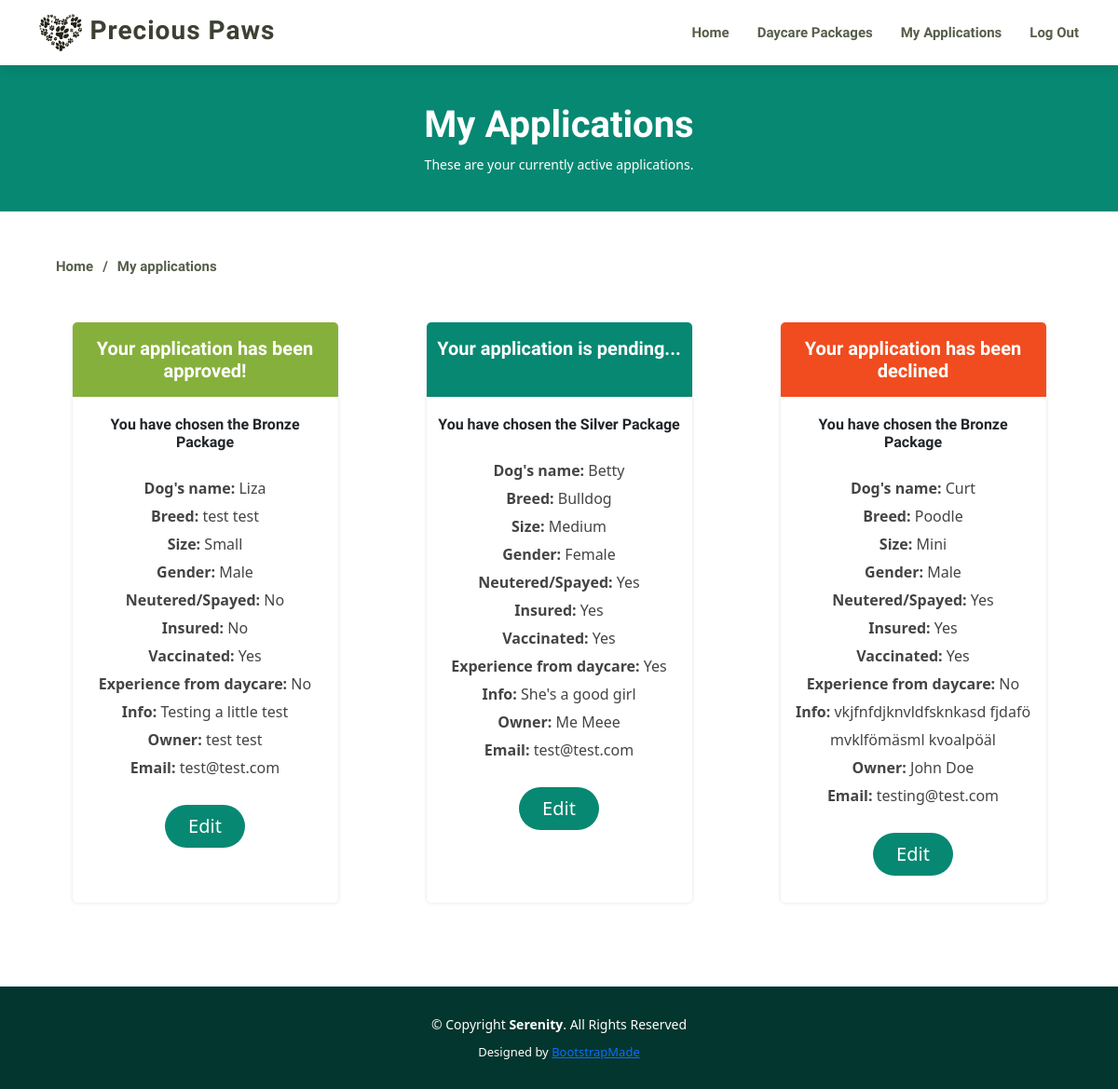
The app's page /my_applications/ (signed in), older data.
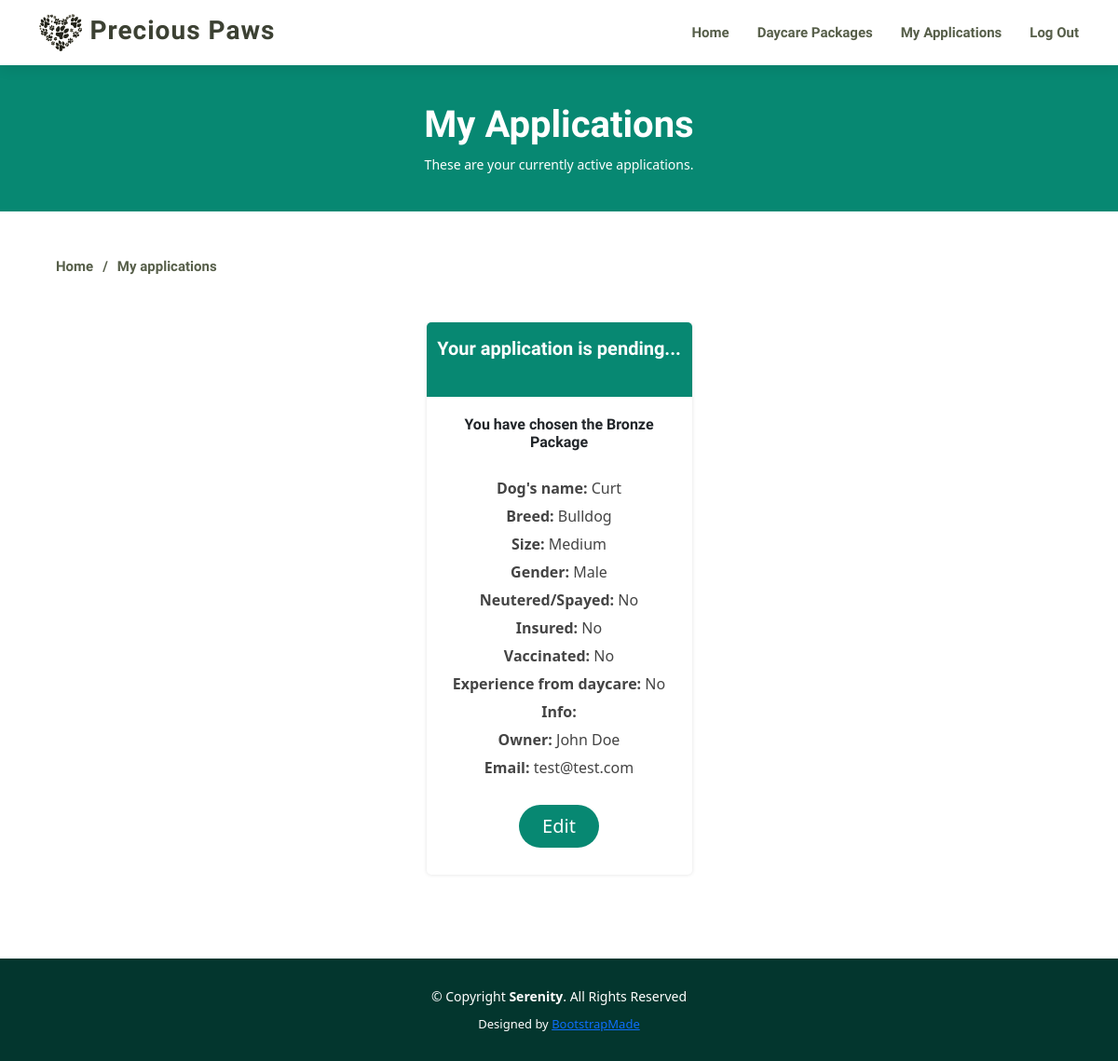
The same page, newer data.
### daycare/models.py (models this page shows, shortened)
class Application(models.Model):
    PACKAGE = [
        (None, 'Pick a choice'),
        ('Iron', 'Iron Package'),
        ('Bronze', 'Bronze Package'),
        ('Silver', 'Silver Package'),
        ('Gold', 'Gold Package')
    ]
    STATUS = [
        (0, 'Pending'),
        (1, 'Approved'),
        (3, 'Rejected')
    ]
    WEIGHT_CHOICES = [
        (None, 'Pick a choice'),
        ('Mini', 'Mini (< 2 kg)'),
        ('Small', 'Small (2-8 kg)'),
        ('Medium', 'Medium (8-15 kg)'),
        ('Large', 'Large (> 15 kg)')
    ]
    HEIGHT_CHOICES = [
        (None, 'Pick a choice'),
        ('Mini', 'Mini (< 25 cm)'),
        ('Small', 'Small (25-36 cm)'),
        ('Medium', 'Medium (36-45 cm)'),
        ('Large', 'Large (> 45 cm)')
    ]
    GENDER_CHOICES = [
        (None, 'Pick a choice'),
        ('Male', 'Male'),
        ('Female', 'Female')
    ]
    dog_name = models.CharField(max_length=200, blank=False)
    author = models.CharField(max_length=80)
    created_on = models.DateTimeField(auto_now_add=True)
    status = models.IntegerField(choices=STATUS, default=0)
    package = models.CharField(
        max_length=10,
        choices=PACKAGE,
        default=None
        )
    breed = models.CharField(max_length=200, blank=False, default='')
    weight = models.CharField(
        max_length=10,
        choices=WEIGHT_CHOICES,
        default=None
        )
    height = models.CharField(
        max_length=10,
        choices=HEIGHT_CHOICES,
        default=None
        )
    gender = models.CharField(
        max_length=10,
        choices=GENDER_CHOICES,
        default=None
        )
    neutered = models.BooleanField(default=False)
    insured = models.BooleanField(default=False)
    vaccinated = models.BooleanField(default=False)
    experience = models.BooleanField(default=False)
    info = models.TextField(blank=True)
    owner_first_name = models.CharField(max_length=200, blank=False)
    owner_last_name = models.CharField(max_length=200, blank=False)
    email = models.EmailField(blank=False)
    class Meta:
        ordering = ['created_on']

### daycare/views.py (the view)
# urls.py: path('my_applications/', views.MyApplications.as_view(), name='my_applications'),
class MyApplications(generic.ListView):
    def get(self, request, *args, **kwargs):
        apps = Application.objects.filter(author=request.user.username)
        return render(
            request,
            'view_application.html',
            {'apps': (apps)}
        )

### templates/view_application.html
{% extends "base.html" %}
{% block content %}
<main id="main">
    <section id="breadcrumbs" class="breadcrumbs">
        <div class="breadcrumb-hero">
            <div class="container">
                <div class="breadcrumb-hero">
                    <h1><strong>My Applications</strong></h1>
                    <p>These are your currently active applications.</p>
                </div>
            </div>
        </div>
        <div class="container navbar">
            <ol>
                <li><a href="{% url 'home' %}">Home</a></li>
                <li class="crumb">My applications</li>
            </ol>
        </div>
    </section>
    <section>
        <div class="container">
            <div class="row">
                {% if user.is_authenticated %}
                {% for app in apps %}
                <div class="col-lg-3 col-md-6 container-sm text-center status-box">
                    {% if app.status == 0 %}
                    <div>
                        <h4 class="p-3 pending">Your application is pending...</h4>
                    </div>
                    {% endif %}
                    {% if app.status == 1 %}
                    <div>
                        <h4 class="p-3 approved">Your application has been approved!</h4>
                    </div>
                    {% endif %}
                    {% if app.status == 3 %}
                    <div>
                        <h4 class="p-3 declined">Your application has been declined</h4>
                    </div>
                    {% endif %}
                    <h6><strong>You have chosen the {{ app.package }} Package</strong></h6>
                    <ul class="app_list">
                        <li><strong>Dog's name:</strong> {{ app.dog_name }}</li>
                        <li><strong>Breed:</strong> {{ app.breed }}</li>
                        <li><strong>Size:</strong> {{ app.height }}</li>
                        <li><strong>Gender:</strong> {{ app.gender }}</li>
                        {% if app.neutered %}
                        <li><strong>Neutered/Spayed:</strong> Yes</li>
                        {% else %}
                        <li><strong>Neutered/Spayed:</strong> No</li>
                        {% endif %}
                        {% if app.insured %}
                        <li><strong>Insured:</strong> Yes</li>
                        {% else %}
                        <li><strong>Insured:</strong> No</li>
                        {% endif %}
                        {% if app.vaccinated %}
                        <li><strong>Vaccinated:</strong> Yes</li>
                        {% else %}
                        <li><strong>Vaccinated:</strong> No</li>
                        {% endif %}
                        {% if app.experience %}
                        <li><strong>Experience from daycare:</strong> Yes</li>
                        {% else %}
                        <li><strong>Experience from daycare:</strong> No</li>
                        {% endif %}
                        <li><strong>Info:</strong> {{ app.info }}</li>
                        <li><strong>Owner:</strong> {{ app.owner_first_name }} {{ app.owner_last_name }}</li>
                        <li><strong>Email:</strong> {{ app.email }}</li>
                    </ul>
                    <a href="{% url 'edit_application' app.pk%}" class="btn btn-signup btn-lg"><button>Edit</button></a>
                </div>
                {% endfor %}
                {% else %}
                <div class="col mb-5 min-vh-100">
                    <h2 class="text-center">You need to be logged in to apply for daycare</h2>
                </div>
                {% endif %}
            </div>
        </div>
    </section>
</main>
{% endblock %}

### templates/base.html (shortened to what this page needs)
{% load static %}
<!DOCTYPE html>
<html lang="en">
<head>
    <link rel="stylesheet" href="https://cdn.jsdelivr.net/npm/bootstrap@4.3.1/dist/css/bootstrap.min.css"
>
    <link rel="stylesheet" href="{% static 'css/style.css' %}">
    <link href="{% static 'vendor/aos/aos.css' %}" rel="stylesheet">
    <link href="{% static 'vendor/bootstrap/css/bootstrap.min.css' %}" rel="stylesheet">
    <link href="{% static 'vendor/bootstrap-icons/bootstrap-icons.css' %}" rel="stylesheet">
    <link href="{% static 'vendor/boxicons/css/boxicons.min.css' %}" rel="stylesheet">
    <link href="{% static 'vendor/glightbox/css/glightbox.min.css' %}" rel="stylesheet">
    <link href="{% static 'vendor/swiper/swiper-bundle.min.css' %}" rel="stylesheet">
</head>
<body>
    <header id="header" class="fixed-top d-flex align-items-center">
        <div class="container d-flex align-items-center justify-content-between">
            <div class="logo">
                <h1 class="text-light"><a href="{% url 'home' %}"><img src="{% static 'images/paws.png' %}"
                            class="img-fluid" alt="logo"> Precious Paws</a></h1>
            </div>
            <nav id="navbar" class="navbar">
                <ul>
                    <li><a href="{% url 'home' %}">Home</a></li>
                    <li><a href="{% url 'services' %}">Daycare Packages</a></li>
                    {% if user.is_authenticated %}
                    <li><a href="{% url 'my_applications' %}">My Applications</a></li>
                    <li><a class="getstarted" href="{% url 'account_logout' %}">Log Out</a></li>
                    {% else %}
                    <li><a href="{% url 'account_signup' %}">Sign Up</a></li>
                    <li><a class="getstarted" href="{% url 'account_login' %}">Log In</a></li>
                    {% endif %}
                </ul>
            </nav>
        </div>
    </header>
    <main class="flex-shrink-0 main-bg">
        {% block content %}{% endblock content %}
    </main>
    <footer id="footer">
        <div class="container">
            <div class="copyright">
                &copy; Copyright <strong><span>Serenity</span></strong>. All Rights Reserved
            </div>
            <div class="credits">
                Designed by <a href="https://bootstrapmade.com/">BootstrapMade</a>
            </div>
        </div>
    </footer>
</body>
</html>

### static/css/style.css (style rules this page uses)
body { font-family: "Open Sans", sans-serif; color: #444444; }
a { color: #055e4f; text-decoration: none; }
h1, h2, h3, h4, h5, h6 { font-family: "Raleway", sans-serif; }
#main { margin-top: 70px; z-index: 3; position: relative; }
#header { height: 70px; z-index: 997; transition: all 0.5s ease-in-out; background: #fff; box-shadow: 0px 2px 15px rgba(0, 0, 0, 0.1); }
#header .logo h1 { font-size: 28px; margin: 0; line-height: 0; font-weight: 600; letter-spacing: 1px; }
#header .logo h1 a, #header .logo h1 a:hover { color: #3c4133; text-decoration: none; }
#header .logo img { padding: 0; margin: 0; max-height: 40px; }
.navbar { padding: 0; }
.navbar ul { margin: 0; padding: 0; display: flex; list-style: none; align-items: center; }
.navbar li { position: relative; }
.navbar a, .navbar a:focus, .crumb { display: flex; align-items: center; justify-content: space-between; padding: 10px 0 10px 30px; font-family: "Raleway", sans-serif; font-size: 15px; font-weight: 600; color: #565e49; white-space: nowrap; transition: 0.3s; text-decoration: none; }
.navbar .getstarted, .navbar .getstarted:focus, #apply-button, { background: #078872; padding: 8px 25px; margin-left: 30px; border-radius: 50px; color: #fff; }
section { padding-bottom: 60px; overflow: hidden; }
.breadcrumbs { padding: 0; }
.breadcrumbs .breadcrumb-hero { text-align: center; background: #078872; padding: 20px 0; color: #fff; }
.breadcrumbs .breadcrumb-hero p { font-size: 14px; margin-bottom: 0; }
.breadcrumbs ol { display: flex; flex-wrap: wrap; list-style: none; padding: 0; margin: 30px 0; }
.breadcrumbs ol li+li { padding-left: 10px; }
.breadcrumbs ol li+li::before { display: inline-block; padding-right: 10px; color: #565e49; content: "/"; }
#footer { background: #03362e; width: 100%; padding: 0 0 30px 0; color: #fff; font-size: 14px; }
#footer .copyright { text-align: center; padding-top: 30px; }
#footer .credits { padding-top: 10px; text-align: center; font-size: 13px; color: #fff; }
.signup-form button, .status-box button { background: #078872; padding: 8px 25px; border-radius: 50px; border: none; color: #fff; }
.status-box { padding: 20px; margin: 0 5px 30px 5px; background: #fff; text-align: center; box-shadow: 0px 0px 4px rgba(0, 0, 0, 0.12); border-radius: 5px; position: relative; overflow: hidden; }
.status-box h4 { font-weight: 400; margin: -20px -20px 20px -20px; padding: 20px 15px; min-height: 80px; font-size: 20px; font-weight: 600; color: #fff; }
.status-box ul { padding: 10px 0 0 0; margin-top: 15px; list-style: none; color: #444444; text-align: center; line-height: 30px; font-size: 18px; }
.status-box ul li { font-size: 16px; }
.pending { background: #078872; }

Row changes from the older to the newer data that the page shows:
removed Application: status "Your application is pending...", package "Silver", dog_name "Betty", breed "Bulldog", height "Medium", gender "Female", shows "Neutered/Spayed:", neutered "Yes", shows "Insured:", insured "Yes", shows "Vaccinated:", vaccinated "Yes", shows "Experience from daycare:", experience "Yes", info "She's a good girl", owner_first_name "Me", owner_last_name "Meee", email "test@test.com"
removed Application: status "Your application has been declined", package "Bronze", dog_name "Curt", breed "Poodle", height "Mini", gender "Male", shows "Neutered/Spayed:", neutered "Yes", shows "Insured:", insured "Yes", shows "Vaccinated:", vaccinated "Yes", shows "Experience from daycare:", experience "No", info "vkjfnfdjknvldfsknkasd fjdafö mvklfömäsml kvoalpöäl", owner_first_name "John", owner_last_name "Doe", email "testing@test.com"
changed Application "Bronze": dog_name "Liza" → "Curt"; breed "test test" → "Bulldog"; height "Small" → "Medium"; owner_first_name "test" → "John"; owner_last_name "test" → "Doe"; info "Testing a little test" → (not shown); status "Your application has been approved!" → "Your application is pending..."; vaccinated "Yes" → "No"
